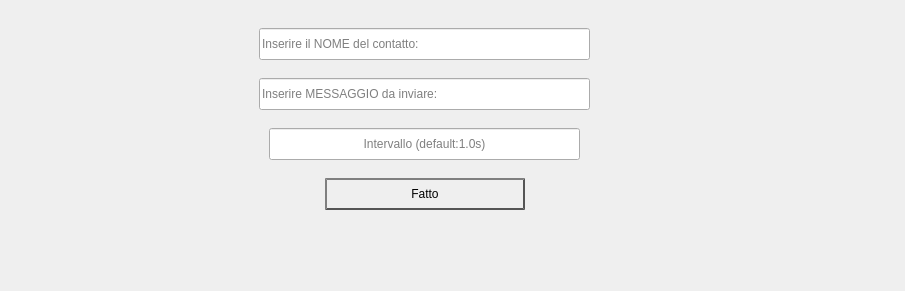
<?xml version="1.0" encoding="UTF-8"?>
<ui version="4.0">
 <class>MainWindow</class>
 <widget class="QMainWindow" name="MainWindow">
  <property name="geometry">
   <rect>
    <x>0</x>
    <y>0</y>
    <width>905</width>
    <height>291</height>
   </rect>
  </property>
  <property name="minimumSize">
   <size>
    <width>905</width>
    <height>291</height>
   </size>
  </property>
  <property name="maximumSize">
   <size>
    <width>905</width>
    <height>291</height>
   </size>
  </property>
  <property name="windowTitle">
   <string>MainWindow</string>
  </property>
  <property name="layoutDirection">
   <enum>Qt::LeftToRight</enum>
  </property>
  <property name="autoFillBackground">
   <bool>false</bool>
  </property>
  <property name="styleSheet">
   <string notr="true">background-image: url(:/newPrefix/sfondo.svg);</string>
  </property>
  <property name="animated">
   <bool>true</bool>
  </property>
  <property name="unifiedTitleAndToolBarOnMac">
   <bool>false</bool>
  </property>
  <widget class="QWidget" name="centralwidget">
   <widget class="QWidget" name="layoutWidget">
    <property name="geometry">
     <rect>
      <x>90</x>
      <y>20</y>
      <width>670</width>
      <height>202</height>
     </rect>
    </property>
    <layout class="QGridLayout" name="gridLayout_4">
     <property name="sizeConstraint">
      <enum>QLayout::SetDefaultConstraint</enum>
     </property>
     <property name="leftMargin">
      <number>0</number>
     </property>
     <property name="verticalSpacing">
      <number>10</number>
     </property>
     <item row="0" column="0" alignment="Qt::AlignHCenter">
      <widget class="QLineEdit" name="Contatto">
       <property name="minimumSize">
        <size>
         <width>331</width>
         <height>32</height>
        </size>
       </property>
       <property name="maximumSize">
        <size>
         <width>331</width>
         <height>32</height>
        </size>
       </property>
       <property name="inputMask">
        <string/>
       </property>
       <property name="text">
        <string/>
       </property>
       <property name="cursorPosition">
        <number>0</number>
       </property>
       <property name="placeholderText">
        <string>Inserire il NOME del contatto:</string>
       </property>
      </widget>
     </item>
     <item row="3" column="0" alignment="Qt::AlignHCenter">
      <widget class="QPushButton" name="Fatto_pulsante">
       <property name="minimumSize">
        <size>
         <width>200</width>
         <height>32</height>
        </size>
       </property>
       <property name="maximumSize">
        <size>
         <width>200</width>
         <height>32</height>
        </size>
       </property>
       <property name="autoFillBackground">
        <bool>false</bool>
       </property>
       <property name="styleSheet">
        <string notr="true">QPushButton {
    rgb(0, 170, 0);
    border: 2px solid #555;
    border-radius: 20px;
    border-style: outset;
    background: qradialgradient(
        cx: 0.3, cy: -0.4, fx: 0.3, fy: -0.4,
        radius: 1.35, stop: 0 #fff, stop: 1 #888
        );
    padding: 5px;
    }

QPushButton:hover {
    background: qradialgradient(
        cx: 0.3, cy: -0.4, fx: 0.3, fy: -0.4,
        radius: 1.35, stop: 0 #fff, stop: 1 #bbb
        );
    }

QPushButton:pressed {
    border-style: inset;
    background: qradialgradient(
        cx: 0.4, cy: -0.1, fx: 0.4, fy: -0.1,
        radius: 1.35, stop: 0 #fff, stop: 1 #ddd
        );
    }</string>
       </property>
       <property name="text">
        <string>Fatto</string>
       </property>
       <property name="checkable">
        <bool>false</bool>
       </property>
      </widget>
     </item>
     <item row="1" column="0" alignment="Qt::AlignHCenter">
      <widget class="QLineEdit" name="Messaggio">
       <property name="minimumSize">
        <size>
         <width>331</width>
         <height>32</height>
        </size>
       </property>
       <property name="maximumSize">
        <size>
         <width>331</width>
         <height>32</height>
        </size>
       </property>
       <property name="inputMask">
        <string/>
       </property>
       <property name="text">
        <string/>
       </property>
       <property name="cursorPosition">
        <number>0</number>
       </property>
       <property name="placeholderText">
        <string>Inserire MESSAGGIO da inviare:</string>
       </property>
      </widget>
     </item>
     <item row="2" column="0" alignment="Qt::AlignHCenter">
      <widget class="QLineEdit" name="Intervallo">
       <property name="minimumSize">
        <size>
         <width>311</width>
         <height>32</height>
        </size>
       </property>
       <property name="maximumSize">
        <size>
         <width>311</width>
         <height>32</height>
        </size>
       </property>
       <property name="sizeIncrement">
        <size>
         <width>0</width>
         <height>0</height>
        </size>
       </property>
       <property name="layoutDirection">
        <enum>Qt::LeftToRight</enum>
       </property>
       <property name="autoFillBackground">
        <bool>false</bool>
       </property>
       <property name="inputMask">
        <string/>
       </property>
       <property name="text">
        <string/>
       </property>
       <property name="cursorPosition">
        <number>0</number>
       </property>
       <property name="alignment">
        <set>Qt::AlignCenter</set>
       </property>
       <property name="placeholderText">
        <string>Intervallo (default:1.0s)</string>
       </property>
      </widget>
     </item>
    </layout>
   </widget>
  </widget>
 </widget>
 <resources>
  <include location="Sfondo.qrc"/>
 </resources>
 <connections/>
</ui>
